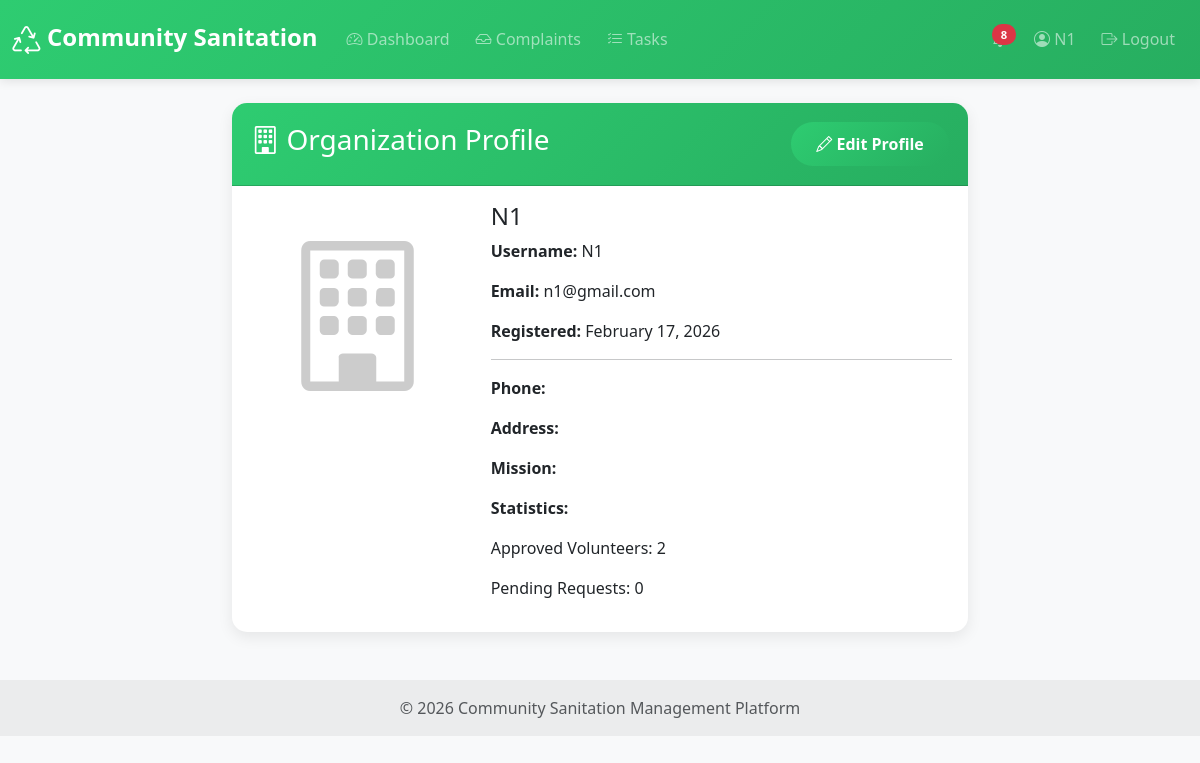
The page /users/profile/ (signed in) on the database its author committed.
### users/models.py (models this page shows, shortened)
class CustomUser(AbstractUser):
    ROLE_CHOICES = [
        ('VOLUNTEER', 'Volunteer'),
        ('NGO', 'NGO'),
        ('ADMIN', 'Admin'),
    ]
    role = models.CharField(max_length=10, choices=ROLE_CHOICES, default='VOLUNTEER')
    email = models.EmailField(unique=True)
    is_active = models.BooleanField(default=True)
    created_at = models.DateTimeField(auto_now_add=True)
    class Meta:
        verbose_name = 'User'
        verbose_name_plural = 'Users'
    def is_volunteer(self):
        return self.role == 'VOLUNTEER'
    def is_ngo(self):
        return self.role == 'NGO'

### ngos/models.py (models this page shows, shortened)
class NGOProfile(models.Model):
    user = models.OneToOneField(settings.AUTH_USER_MODEL, on_delete=models.CASCADE, related_name='ngo_profile')
    logo = models.ImageField(upload_to='profiles/ngos/', blank=True, null=True)
    organization_name = models.CharField(max_length=200)
    phone = models.CharField(max_length=15)
    address = models.TextField()
    mission = models.TextField(help_text='Your organization mission statement')
    description = models.TextField(blank=True)
    is_verified = models.BooleanField(default=False, help_text='NGO must be verified by admin before accessing dashboard')
    created_at = models.DateTimeField(auto_now_add=True)
    updated_at = models.DateTimeField(auto_now=True)
    @property
    def approved_volunteers_count(self):
        return self.memberships.filter(status='APPROVED').count()
    @property
    def pending_requests_count(self):
        return self.memberships.filter(status='PENDING').count()

### users/views.py (the view)
# urls.py: path('profile/', views.profile_view, name='profile'),
@login_required
def profile_view(request):
    if request.user.is_volunteer():
        try:
            profile = request.user.volunteer_profile
        except VolunteerProfile.DoesNotExist:
            profile = VolunteerProfile.objects.create(user=request.user)
        template = 'users/volunteer_profile.html'
    elif request.user.is_ngo():
        try:
            profile = request.user.ngo_profile
        except NGOProfile.DoesNotExist:
            profile = NGOProfile.objects.create(user=request.user, organization_name=request.user.username)
        template = 'users/ngo_profile.html'
    elif request.user.is_admin_user():
        context = {
            'user': request.user,
            'is_admin': True
        }
        return render(request, 'users/admin_profile.html', context)
    else:
        messages.error(request, 'Profile not found.')
        return redirect('users:dashboard')
    return render(request, template, {'profile': profile})

### templates/users/ngo_profile.html (shortened to what this page needs)
{% extends 'base.html' %}
{% block content %}
<div class="row justify-content-center">
    <div class="col-md-8">
        <div class="card">
            <div class="card-header d-flex justify-content-between align-items-center">
                <h3><i class="bi bi-building"></i> Organization Profile</h3>
                <a href="{% url 'users:profile_edit' %}" class="btn btn-primary">
                    <i class="bi bi-pencil"></i> Edit Profile
                </a>
            </div>
            <div class="card-body">
                <div class="row">
                    <div class="col-md-4 text-center mb-3">
                        {% if profile.logo %}
                        <img src="{{ profile.logo.url }}" class="img-fluid" alt="Logo" style="max-width: 200px;">
                        {% else %}
                        <i class="bi bi-building" style="font-size: 150px; color: #ccc;"></i>
                        {% endif %}
                    </div>
                    <div class="col-md-8">
                        <h4>{{ profile.organization_name }}</h4>
                        <p><strong>Username:</strong> {{ user.username }}</p>
                        <p><strong>Email:</strong> {{ user.email }}</p>
                        <p><strong>Registered:</strong> {{ user.created_at|date:"F d, Y" }}</p>
                        <hr>
                        <p><strong>Phone:</strong> {{ profile.phone }}</p>
                        <p><strong>Address:</strong> {{ profile.address }}</p>
                        <p><strong>Mission:</strong></p>
                        <div class="mt-3">
                            <p><strong>Statistics:</strong></p>
                            <p>Approved Volunteers: {{ profile.approved_volunteers_count }}</p>
                            <p>Pending Requests: {{ profile.pending_requests_count }}</p>
                        </div>
                    </div>
                </div>
            </div>
        </div>
    </div>
</div>
{% endblock %}

### templates/base.html (shortened to what this page needs)
{% load static %}
<!DOCTYPE html>
<html lang="en">
<head>
    <link href="https://cdn.jsdelivr.net/npm/bootstrap@5.3.0/dist/css/bootstrap.min.css" rel="stylesheet">
    <link rel="stylesheet" href="https://cdn.jsdelivr.net/npm/bootstrap-icons@1.11.0/font/bootstrap-icons.css">
</head>
<body>
    <nav class="navbar navbar-expand-lg navbar-dark bg-primary">
        <div class="container-fluid">
            <a class="navbar-brand" href="{% if user.is_authenticated %}{% url 'users:dashboard' %}{% else %}{% url 'home' %}{% endif %}">
                <i class="bi bi-recycle"></i> Community Sanitation
            </a>
            {% if user.is_authenticated %}
            <div class="collapse navbar-collapse" id="navbarNav">
                <ul class="navbar-nav me-auto">
                    <li class="nav-item">
                        <a class="nav-link" href="{% url 'users:dashboard' %}">
                            <i class="bi bi-speedometer2"></i> Dashboard
                        </a>
                    </li>
                    {% if user.is_ngo %}
                    <li class="nav-item">
                        <a class="nav-link" href="{% url 'complaints:complaint_list' %}">
                            <i class="bi bi-inbox"></i> Complaints
                        </a>
                    </li>
                    <li class="nav-item">
                        <a class="nav-link" href="{% url 'tasks:task_list' %}">
                            <i class="bi bi-list-check"></i> Tasks
                        </a>
                    </li>
                    {% endif %}
                </ul>
                <ul class="navbar-nav">
                    <li class="nav-item position-relative">
                        <a class="nav-link" href="{% url 'notifications:notification_list' %}">
                            <span class="badge bg-danger notification-badge" id="notification-count"></span>
                        </a>
                    </li>
                    <li class="nav-item">
                        <a class="nav-link" href="{% url 'users:profile' %}">
                            <i class="bi bi-person-circle"></i> {{ user.username }}
                        </a>
                    </li>
                    <li class="nav-item">
                        <a class="nav-link" href="{% url 'users:logout' %}">
                            <i class="bi bi-box-arrow-right"></i> Logout
                        </a>
                    </li>
                </ul>
            </div>
            {% endif %}
        </div>
    </nav>
    <main class="container my-4">
        {% block content %}{% endblock %}
    </main>
    <footer class="bg-light text-center text-lg-start mt-5">
        <div class="text-center p-3" style="background-color: rgba(0, 0, 0, 0.05);">
            <p class="text-muted mb-0">
                © 2026 Community Sanitation Management Platform
            </p>
        </div>
    </footer>
</body>
</html>

### templates/base.html (style rules this page uses)
:root { --primary-color: #2ecc71; --secondary-color: #27ae60; --dark-color: #2c3e50; }
body { font-family: 'Segoe UI', Tahoma, Geneva, Verdana, sans-serif; background: #f8f9fa; }
.navbar { background: linear-gradient(135deg, var(--primary-color), var(--secondary-color)) !important; box-shadow: 0 2px 10px rgba(0,0,0,0.1); padding: 0.8rem 0; }
.navbar-brand { font-weight: 800; font-size: 1.5rem; transition: all 0.3s; }
.navbar-brand i { font-size: 1.8rem; vertical-align: middle; }
.nav-link { font-weight: 500; transition: all 0.3s; margin: 0 5px; border-radius: 5px; }
.notification-badge { position: absolute; top: 5px; right: 5px; font-size: 0.7rem; display: none; }
.card { border: none; border-radius: 15px; box-shadow: 0 5px 15px rgba(0,0,0,0.08); transition: all 0.3s; }
.card-header { background: linear-gradient(135deg, var(--primary-color), var(--secondary-color)); color: white; border-radius: 15px 15px 0 0 !important; padding: 1.2rem; font-weight: 700; }
.btn-primary { background: linear-gradient(135deg, var(--primary-color), var(--secondary-color)); border: none; border-radius: 25px; padding: 10px 25px; font-weight: 600; transition: all 0.3s; }
.badge { border-radius: 10px; padding: 0.4em 0.8em; font-weight: 600; }
footer { margin-top: 80px; background: var(--dark-color); color: white; }
footer p { margin: 0; }

### rows shown on the page
CustomUser: username "N1", email "n1@gmail.com", created_at "February 17, 2026"
NGOProfile: organization_name "N1", approved_volunteers_count "2", pending_requests_count "0"
